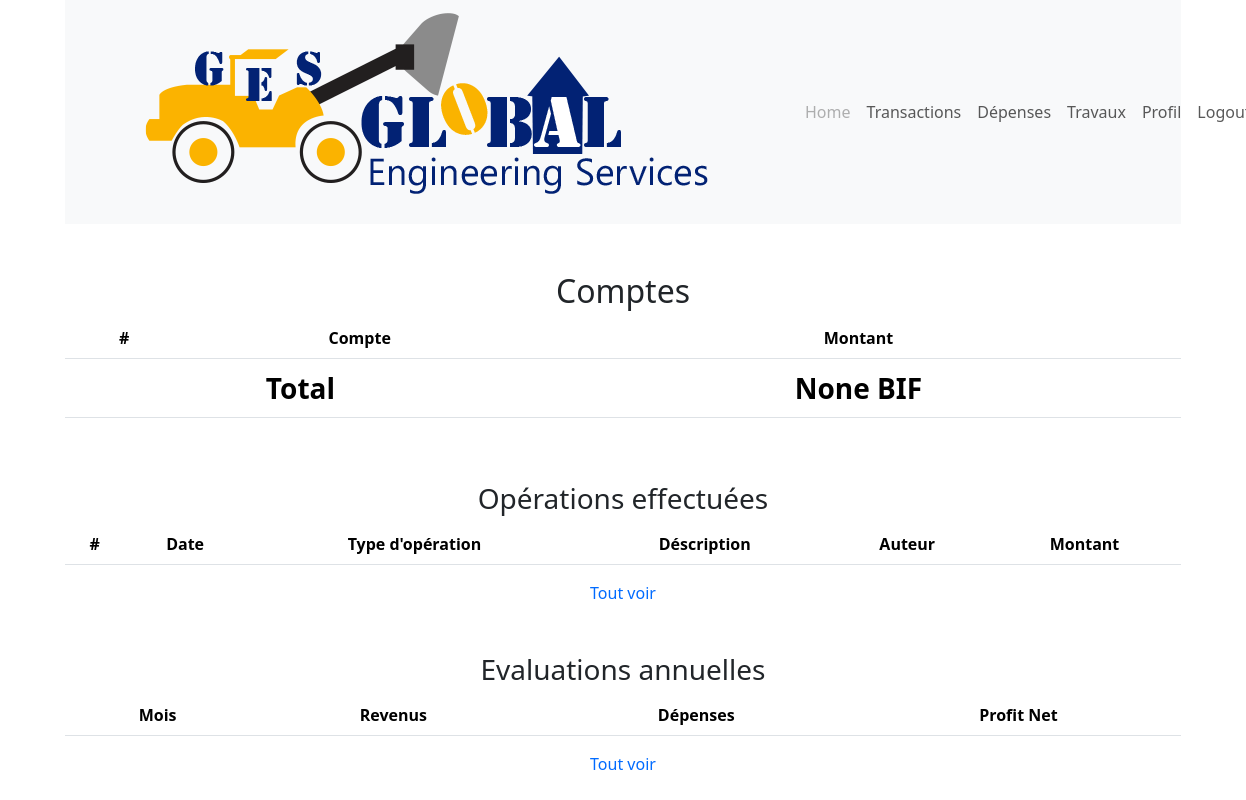
/home/ (signed in), run on an earlier commit of the app's database.
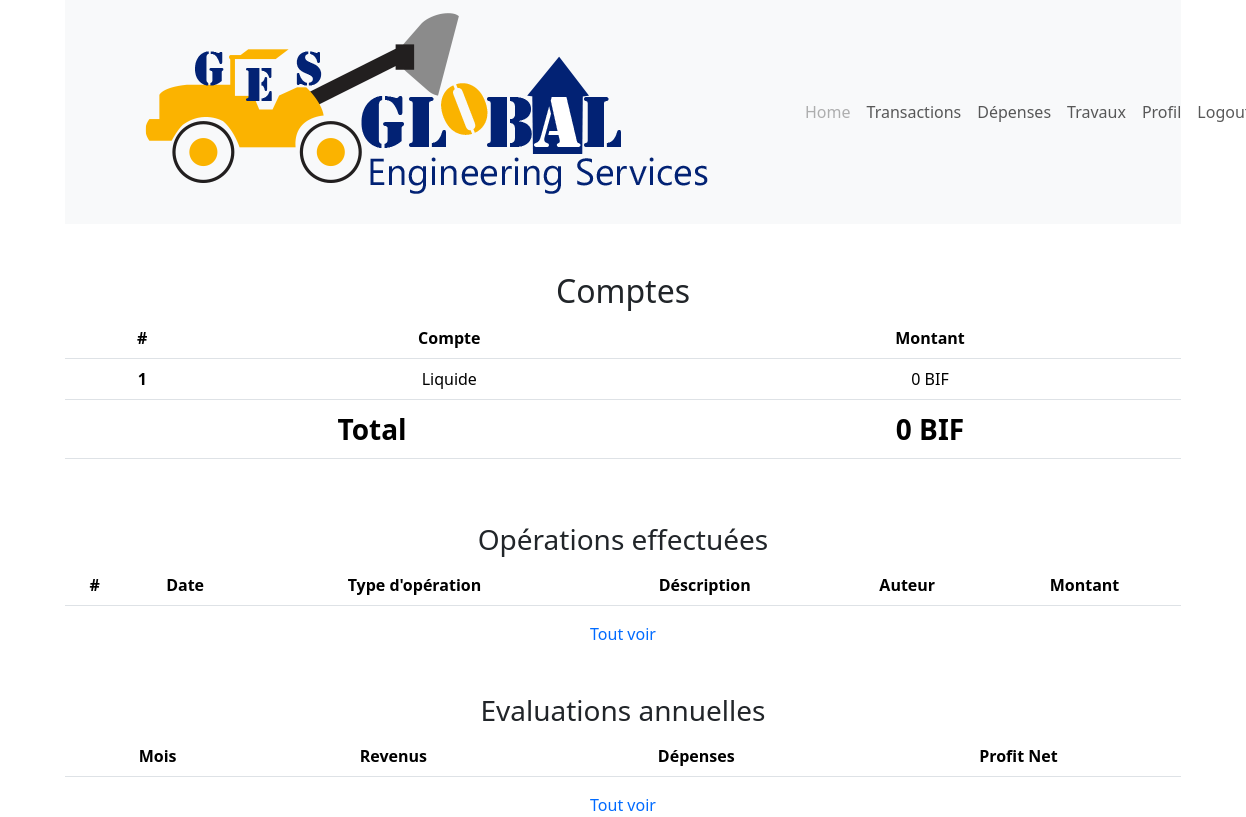
And on a later commit of the database.
### transaction/models.py (models this page shows)
class Compte(models.Model):
    name = models.fields.CharField(max_length=100)
    description = models.fields.CharField(max_length=100)
    montant = models.IntegerField(null=True, blank=True)
    is_active = models.BooleanField(default=True)

### transaction/views.py (the view)
# urls.py: 2. Add a URL to urlpatterns:  path('', views.home, name='home')
@login_required
def home (request):
    comptes = Compte.objects.filter(is_active=True)
    sum_comptes = Compte.objects.filter(is_active=True).aggregate(total=Sum('montant'))
    total = sum_comptes['total']
    operations = Operation.objects.all().order_by('-date')[:10]
    annee_actuelle = datetime.now().year
    depense_mensuelles = (Retrait.objects.filter(date__year=annee_actuelle).annotate(mois=TruncMonth('date')).values('mois').annotate(total_depenses=Sum('montant')))
    revenus_mensuels = (MontantPayeTravail.objects.filter(date__year=annee_actuelle).annotate(mois=TruncMonth('date')).values('mois').annotate(total_revenus=Sum('montant')))
    depenses_dict = {d['mois']:d['total_depenses'] for d in depense_mensuelles}
    revenus_dict = {r['mois']:r['total_revenus'] for r in revenus_mensuels}
    mois_communs = set(depenses_dict.keys()).union(set(revenus_dict.keys()))
    resultats = [
        {
            'mois': mois,
            'total_depenses': depenses_dict.get(mois, 0),
            'total_revenus' : revenus_dict.get(mois,0),
            'profit' : revenus_dict.get(mois,0) - depenses_dict.get(mois,0),
            'perc_depense' : ((depenses_dict.get(mois,0)/revenus_dict.get(mois,0))*100 if revenus_dict.get(mois,0)>0 else 0),
            'perc_profit' : (((revenus_dict.get(mois,0) - depenses_dict.get(mois,0))/revenus_dict.get(mois,0))*100 if revenus_dict.get(mois,0)>0 else 0),
        }
        for mois in sorted(mois_communs)
    ]
    return render (request,'transaction/home.html', {'comptes':comptes,'total':total,'operations':operations, 'resultats':resultats})

### transaction/templates/transaction/home.html (shortened to what this page needs)
{% load static %}{% load humanize %}
<!DOCTYPE html>
<html lang="en">
<head>
    <link href="https://cdn.jsdelivr.net/npm/bootstrap@5.3.3/dist/css/bootstrap.min.css" rel="stylesheet">
</head>
<body>
    <div class="container text-center">
        <nav class="navbar navbar-expand-lg bg-body-tertiary">
            <div class="container-fluid">
                <img src="{% static 'images/logo3.svg' %}" class="container-fluid" alt="logo">
                <div class="collapse navbar-collapse" id="navbarNav">
                    <ul class="navbar-nav">
                        <li class="nav-item">
                            <a class="nav-link disabled" aria-current="page" href="#">Home</a>
                        </li>
                        <li class="nav-item ">
                            <a class="nav-link " href="{% url 'transaction' %} ">Transactions</a>
                        </li>
                        <li class="nav-item ">
                            <a class="nav-link " href="{% url 'depense' %} ">Dépenses</a>
                        </li>
                        <li class="nav-item ">
                            <a class="nav-link " href="{% url 'travail' %} ">Travaux</a>
                        </li>
                        <li class="nav-item ">
                            <a class="nav-link " href="{% url 'profil' %} ">Profil</a>
                        </li>
                        <li class="nav-item ">
                            <a class="nav-link " aria-disabled="true " href="{% url 'login' %} ">Logout</a>
                        </li>
                    </ul>
                </div>
            </div>
        </nav>
        <div class="row ">
            <h2 class="text-center pt-5 ">Comptes</h2>
            <div class="col ">
                <table class="table ">
                    <thead>
                        <tr>
                            <th scope="col ">#</th>
                            <th scope="col ">Compte</th>
                            <th scope="col ">Montant</th>
                        </tr>
                    </thead>
                    <tbody>
                        {% for compte in comptes %}
                        <tr>
                            <th scope="row ">{{ forloop.counter }}</th>
                            <td title="{{ compte.description }} ">{{ compte.name}}</td>
                            <td title="Montant {{ compte.name }} ">{{ compte.montant|intcomma }} BIF</td>
                        </tr>
                        {% endfor %}
                        <tr>
                            <th scope="row " colspan="2 " class="fs-3 ">
                                Total
                            </th>
                            <td title="Total ">
                                <strong class="fs-3 ">{{ total|intcomma }} BIF</strong>
                            </td>
                        </tr>
                    </tbody>
                </table>
            </div>
        </div>
        <div class="row ">
            <h3 class="text-center pt-5 ">Opérations effectuées</h3>
            <div class="col table-responsive ">
                <table class="table ">
                    <thead>
                        <tr>
                            <th scope="col ">#</th>
                            <th scope="col ">Date</th>
                            <th scope="col ">Type d'opération</th>
                            <th scope="col ">Déscription</th>
                            <th scope="col ">Auteur</th>
                            <th scope="col ">Montant</th>
                        </tr>
                    </thead>
                </table>
            </div>
            <a href="{% url 'all_operations' %} " style="color: #016bff; text-decoration: none; " title="Voir toutes les opérations ">
                Tout voir
            </a>
        </div>
        <div class="row ">
            <h3 class="text-center pt-5 ">Evaluations annuelles</h3>
            <div class="col table-responsive ">
                <table class="table ">
                    <thead>
                        <tr>
                            <th scope="col ">Mois</th>
                            <th scope="col ">Revenus</th>
                            <th scope="col ">Dépenses</th>
                            <th scope="col ">Profit Net</th>
                        </tr>
                    </thead>
                </table>
            </div>
            <a href="{% url 'all_evaluation' %} " style="color: #016bff; text-decoration: none; " title="Voir toutes les évaluations">
                Tout voir
            </a>
        </div>
    </div>
</body>
</html>

What changed in the data, as far as the page shows it:
added Compte: name "Liquide", montant "0"
Also different on the page:
{{ total|intcomma }}: "None" → "0"
